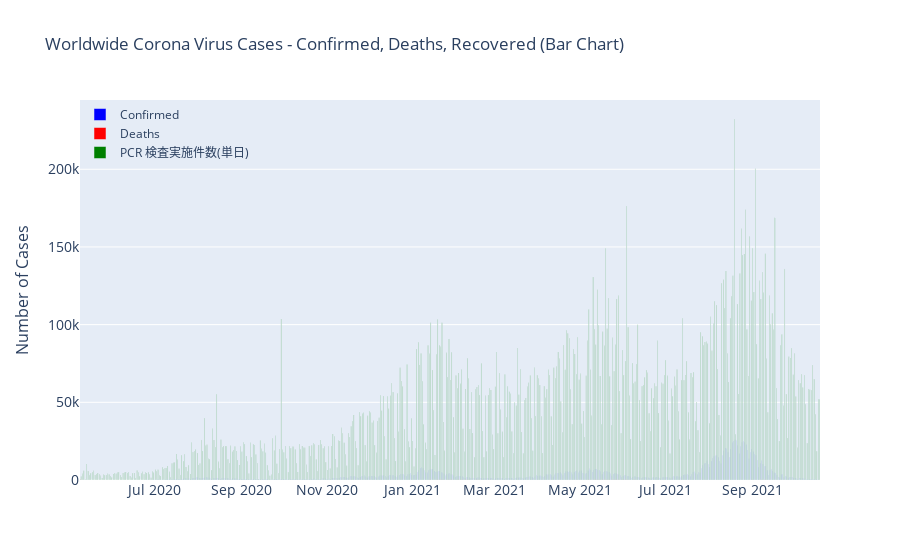

Write notebook code for a chart like this one.
### Code cell
fig = go.Figure()
fig.add_trace(go.Bar(x=confirmed['Date'],
                y=confirmed['Newly confirmed cases'],
                name='Confirmed',
                marker_color='blue'
                ))
fig.add_trace(go.Bar(x=deaths['Date'],
                y=deaths['Deaths'],
                name='Deaths',
                marker_color='Red'
                ))
fig.add_trace(go.Bar(x=pcr['Date'],
                y=pcr['PCR 検査実施件数(単日)'],
                name='PCR 検査実施件数(単日)',
                marker_color='Green'
                ))

fig.update_layout(
    title='Worldwide Corona Virus Cases - Confirmed, Deaths, Recovered (Bar Chart)',
    xaxis_tickfont_size=14,
    yaxis=dict(
        title='Number of Cases',
        titlefont_size=16,
        tickfont_size=14,
    ),
    legend=dict(
        x=0,
        y=1.0,
        bgcolor='rgba(255, 255, 255, 0)',
        bordercolor='rgba(255, 255, 255, 0)'
    ),
    barmode='group',
    bargap=0.15, # gap between bars of adjacent location coordinates.
    bargroupgap=0.1 # gap between bars of the same location coordinate.
)
fig.show()

### Figure 1 — Plotly figure (JSON) as saved in the notebook; plotly's stock layout.template omitted (floating-point values rounded to 4 significant figures; data arrays with more than 128 entries replaced by an {"elided": "..."} marker saying what was removed)
{"data": [{"marker": {"color": "blue"}, "name": "Confirmed", "type": "bar", "x": {"elided": "529 str values"}, "y": {"elided": "529 int values"}}, {"marker": {"color": "Red"}, "name": "Deaths", "type": "bar", "x": {"elided": "529 str values"}, "y": {"elided": "529 int values"}}, {"marker": {"color": "Green"}, "name": "PCR 検査実施件数(単日)", "type": "bar", "x": {"elided": "529 str values"}, "y": {"elided": "529 int values"}}], "layout": {"bargap": 0.15, "bargroupgap": 0.1, "barmode": "group", "legend": {"bgcolor": "rgba(255, 255, 255, 0)", "bordercolor": "rgba(255, 255, 255, 0)", "x": 0, "y": 1}, "title": {"text": "Worldwide Corona Virus Cases - Confirmed, Deaths, Recovered (Bar Chart)"}, "xaxis": {"tickfont": {"size": 14}}, "yaxis": {"tickfont": {"size": 14}, "title": {"font": {"size": 16}, "text": "Number of Cases"}}}}
